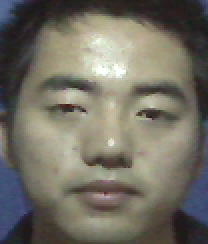
#> input picture pictures/face_1.png, 104 x 122 px (shown 2 times larger)
$ python face_tracking.py   (older library calls are emulated)
#> lines starting #> are read from the running program, lines starting #| are printed output that depends on the picture
import cv2
import numpy as np
from scipy.spatial.distance import pdist
from skimage.measure import compare_ssim
import dlib
import sys
import os
import math
#from runnable.distance_metric import *

person1 = cv2.imread('../pictures/face_1.png')
#> person1 is the input picture: shape (122, 104, 3); mean B, G, R 99.7, 110.8, 114.4
person2 = cv2.imread('../pictures/face_2.png')
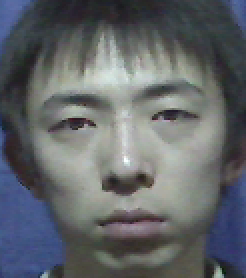
#> input picture pictures/face_2.png, 123 x 139 px (shown 2 times larger)
#> person2 is the input picture: shape (139, 123, 3); mean B, G, R 105.3, 101.5, 97.6
person3 = cv2.imread('../pictures/face_3.png')
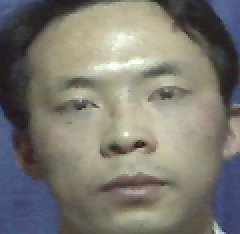
#> input picture pictures/face_3.png, 120 x 117 px (shown 2 times larger)
#> person3 is the input picture: shape (117, 120, 3); mean B, G, R 113, 121.1, 123.9
person4 = cv2.imread('../pictures/face_4.png')
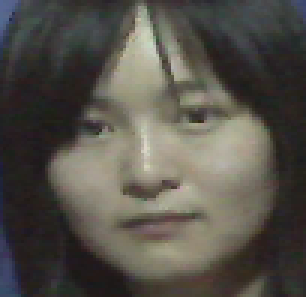
#> input picture pictures/face_4.png, 102 x 99 px (shown 3 times larger)
#> person4 is the input picture: shape (99, 102, 3); mean B, G, R 74.6, 82, 85.4
person5 = cv2.imread('../pictures/face_5.png')
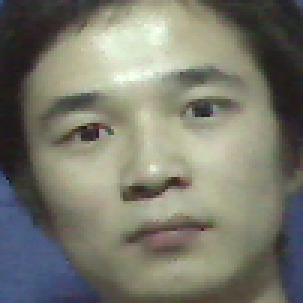
#> input picture pictures/face_5.png, 101 x 101 px (shown 3 times larger)
#> person5 is the input picture: shape (101, 101, 3); mean B, G, R 109, 121.3, 121.7
person6 = cv2.imread('../pictures/face_6.png')
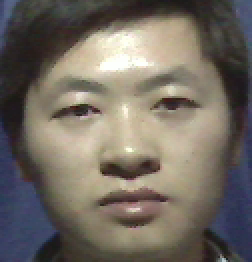
#> input picture pictures/face_6.png, 126 x 131 px (shown 2 times larger)
#> person6 is the input picture: shape (131, 126, 3); mean B, G, R 97.9, 106.9, 114.3

def display_image(img):
    cv2.namedWindow("Image")
    cv2.imshow("Image", img)
    cv2.waitKey (0)
    cv2.destroyAllWindows()

def rotate_image_reverse(coordinate, M):
    A = M[:, 0:2]
    B = M[:, 2]
    coordinate -= B
    A_inv = np.linalg.inv(A)
    return np.dot(A_inv, np.transpose(coordinate))

def rotate_image(img, angle):
    # grab the dimensions of the image and then determine the
    # center
    (h, w) = img.shape[:2]
    (cX, cY) = (w // 2, h // 2)

    # grab the rotation matrix (applying the negative of the
    # angle to rotate clockwise), then grab the sine and cosine
    # (i.e., the rotation components of the matrix)
    M = cv2.getRotationMatrix2D((cX, cY), -angle, 1.0)
    cos = np.abs(M[0, 0])
    sin = np.abs(M[0, 1])

    # compute the new bounding dimensions of the image
    nW = int((h * sin) + (w * cos))
    nH = int((h * cos) + (w * sin))

    # adjust the rotation matrix to take into account translation
    M[0, 2] += (nW / 2) - cX
    M[1, 2] += (nH / 2) - cY

    # perform the actual rotation and return the image
    rotated = cv2.warpAffine(img, M, (nW, nH))
    return rotated, M

def resize_image(img, w, h):
    return cv2.resize(img, (w, h), interpolation=cv2.INTER_CUBIC)

def mahalanobis_distance(vec0, vec1):
    combo = np.array([vec0, vec1])
    return pdist(combo, 'mahalanobis')

def edge_detector(img):
    lap = cv2.Laplacian(img, cv2.CV_64F)
    lap = np.uint8(np.absolute(lap))
    lap_gray = cv2.cvtColor(lap, cv2.COLOR_RGB2GRAY)
    display_image(lap_gray)

def face_detector_opencv(img):
    face_cascade = cv2.CascadeClassifier(cv2.data.haarcascades + "haarcascade_frontalface_default.xml")
    gray = cv2.cvtColor(img, cv2.COLOR_BGR2GRAY)
    # lap = cv2.Laplacian(img,cv2.CV_64F)#拉普拉斯边缘检测
    # lap = np.uint8(np.absolute(lap))##对lap去绝对值
    # lap_gray = cv2.cvtColor(lap, cv2.COLOR_RGB2GRAY)
    faces = face_cascade.detectMultiScale(gray, 1.08, 2)
    return faces

def face_detector_dlib(img):
    detector = dlib.get_frontal_face_detector()
    img = cv2.cvtColor(img, cv2.COLOR_RGB2GRAY)
    dets = detector(img, 1)
    return dets

def face_selector(img):
    checkin = False
    angles = 30
    while True:
        angles -= 30
        processed_img, M = rotate_image(img, angles)
        # [8 lines of commented-out code are left out]
        faces = face_detector_opencv(processed_img)
        for (x, y, w, h) in faces:
            checkin = True
            # cv2.rectangle(processed_img, (x, y), (x+w, y+h), (0, 255, 0))
        if checkin == True or angles <= -360:
            break

    if checkin == True:
        return faces, angles, processed_img, M
    else:
        return None

def find_peopleID(clientID, zed1, zed0, id):
    """
    给出当前拍摄到的图像，和所给的id进行匹配，检测是否是当前的人脸
    :param zed1: 无人机相机左目视觉
    :param zed0: 无人机相机右目视觉
    :type  ndarrays
    :param id: 目标任务的id
    :type  int

    :return: 人脸的位置，相当于世界坐标系
    :rtype: [x, y, z] with respect to the world
            return None for no faces in the picture
    """
    faces1, angles1, processed_img1, M1 = face_selector(zed1)
    faces0, angles0, processed_img0, M0 = face_selector(zed0)
    people = []
    max_sim = -1
    max_id = -1
    if faces1 is None or faces0 is None:
        return None
    else:
        for i in range(0, min(len(faces1), len(faces0))):
            x, y, w, h = faces1[i]
            x0, y0, w0, h0 = faces0[i]
            print(faces0)
            print(faces1)
            face1 = processed_img1[y:y+h, x:x+w, :]
            #face0 = processed_img0[y:y+h, x:x+w, :]
            people.append(resize_image(person1, w, h))
            people.append(resize_image(person2, w, h))
            people.append(resize_image(person3, w, h))
            people.append(resize_image(person4, w, h))
            people.append(resize_image(person5, w, h))
            people.append(resize_image(person6, w, h))
            for j in range(0, len(people)):
                sim = compare_ssim(face1, people[j], multichannel=True)
                if sim > max_sim:
                    max_sim = sim
                    max_id = j + 1
            print(max_id)
            if max_id == id:
                coord1 = rotate_image_reverse([x+w/2, y+h/2], M1)
                coord0 = rotate_image_reverse([x0+w0/2, y0+h0/2], M0)
                return reprojectionTo3D(clientID, coord1, coord0)
    return None

if __name__ == '__main__':
    zed1 = cv2.imread('../pictures/people2.jpeg')
#> (the run stopped early here; a loop or call above may not have finished)
